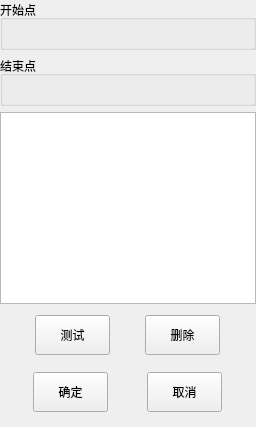
      <widget class="QWidget" name="page_8">
       <layout class="QGridLayout" name="gridLayout_13">
        <property name="leftMargin">
         <number>0</number>
        </property>
        <property name="topMargin">
         <number>0</number>
        </property>
        <property name="rightMargin">
         <number>0</number>
        </property>
        <property name="bottomMargin">
         <number>9</number>
        </property>
        <property name="spacing">
         <number>6</number>
        </property>
        <item row="4" column="0">
         <widget class="QWidget" name="widget_8" native="true">
          <property name="minimumSize">
           <size>
            <width>0</width>
            <height>51</height>
           </size>
          </property>
          <property name="maximumSize">
           <size>
            <width>16777215</width>
            <height>51</height>
           </size>
          </property>
          <layout class="QHBoxLayout" name="horizontalLayout_8">
           <property name="spacing">
            <number>0</number>
           </property>
           <property name="margin">
            <number>0</number>
           </property>
           <item>
            <widget class="QPushButton" name="pushButton_23">
             <property name="minimumSize">
              <size>
               <width>75</width>
               <height>40</height>
              </size>
             </property>
             <property name="maximumSize">
              <size>
               <width>75</width>
               <height>40</height>
              </size>
             </property>
             <property name="text">
              <string>测试</string>
             </property>
            </widget>
           </item>
           <item>
            <widget class="QPushButton" name="pushButton_20">
             <property name="minimumSize">
              <size>
               <width>75</width>
               <height>40</height>
              </size>
             </property>
             <property name="maximumSize">
              <size>
               <width>75</width>
               <height>40</height>
              </size>
             </property>
             <property name="text">
              <string>删除</string>
             </property>
            </widget>
           </item>
          </layout>
         </widget>
        </item>
        <item row="0" column="0">
         <widget class="QGroupBox" name="groupBox_5">
          <property name="minimumSize">
           <size>
            <width>0</width>
            <height>50</height>
           </size>
          </property>
          <property name="maximumSize">
           <size>
            <width>16777215</width>
            <height>50</height>
           </size>
          </property>
          <property name="title">
           <string>开始点</string>
          </property>
          <layout class="QGridLayout" name="gridLayout_14">
           <property name="margin">
            <number>0</number>
           </property>
           <property name="spacing">
            <number>6</number>
           </property>
           <item row="0" column="0">
            <widget class="QLabel" name="EdgesStartXYZ">
             <property name="text">
              <string/>
             </property>
            </widget>
           </item>
          </layout>
         </widget>
        </item>
        <item row="5" column="0">
         <widget class="QWidget" name="widget_7" native="true">
          <property name="minimumSize">
           <size>
            <width>0</width>
            <height>51</height>
           </size>
          </property>
          <property name="maximumSize">
           <size>
            <width>16777215</width>
            <height>51</height>
           </size>
          </property>
          <layout class="QHBoxLayout" name="horizontalLayout_7">
           <property name="margin">
            <number>0</number>
           </property>
           <item>
            <widget class="QPushButton" name="pushButton_18">
             <property name="minimumSize">
              <size>
               <width>75</width>
               <height>40</height>
              </size>
             </property>
             <property name="maximumSize">
              <size>
               <width>75</width>
               <height>40</height>
              </size>
             </property>
             <property name="text">
              <string>确定</string>
             </property>
            </widget>
           </item>
           <item>
            <widget class="QPushButton" name="pushButton_19">
             <property name="minimumSize">
              <size>
               <width>75</width>
               <height>40</height>
              </size>
             </property>
             <property name="maximumSize">
              <size>
               <width>75</width>
               <height>40</height>
              </size>
             </property>
             <property name="text">
              <string>取消</string>
             </property>
            </widget>
           </item>
          </layout>
         </widget>
        </item>
        <item row="1" column="0">
         <widget class="QGroupBox" name="groupBox_6">
          <property name="minimumSize">
           <size>
            <width>0</width>
            <height>50</height>
           </size>
          </property>
          <property name="maximumSize">
           <size>
            <width>16777215</width>
            <height>50</height>
           </size>
          </property>
          <property name="title">
           <string>结束点</string>
          </property>
          <layout class="QGridLayout" name="gridLayout_15">
           <property name="margin">
            <number>0</number>
           </property>
           <property name="spacing">
            <number>6</number>
           </property>
           <item row="0" column="0">
            <widget class="QLabel" name="EdgesEndXYZ">
             <property name="text">
              <string/>
             </property>
            </widget>
           </item>
          </layout>
         </widget>
        </item>
        <item row="2" column="0">
         <widget class="QListWidget" name="listWidget"/>
        </item>
       </layout>
      </widget>
